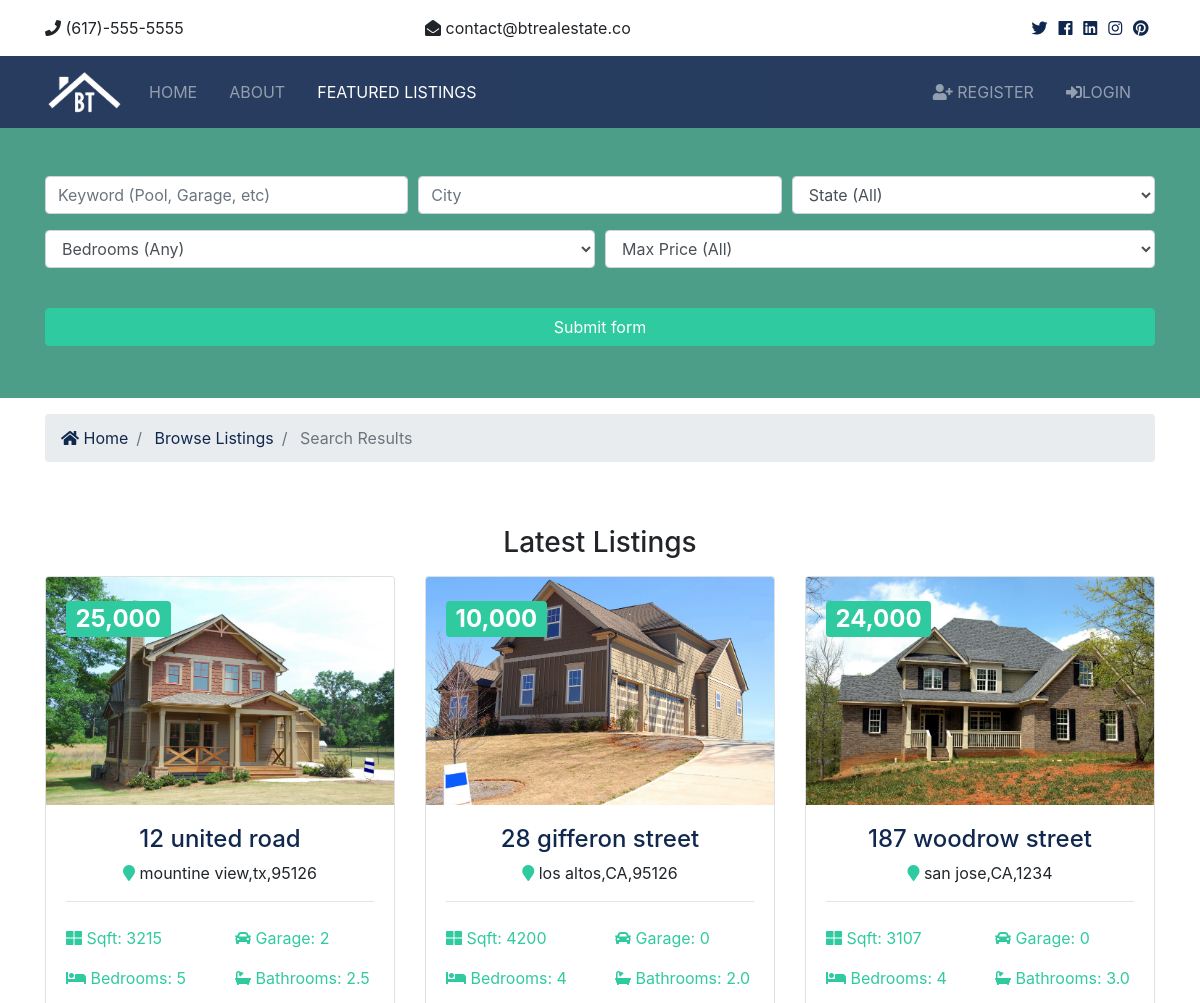
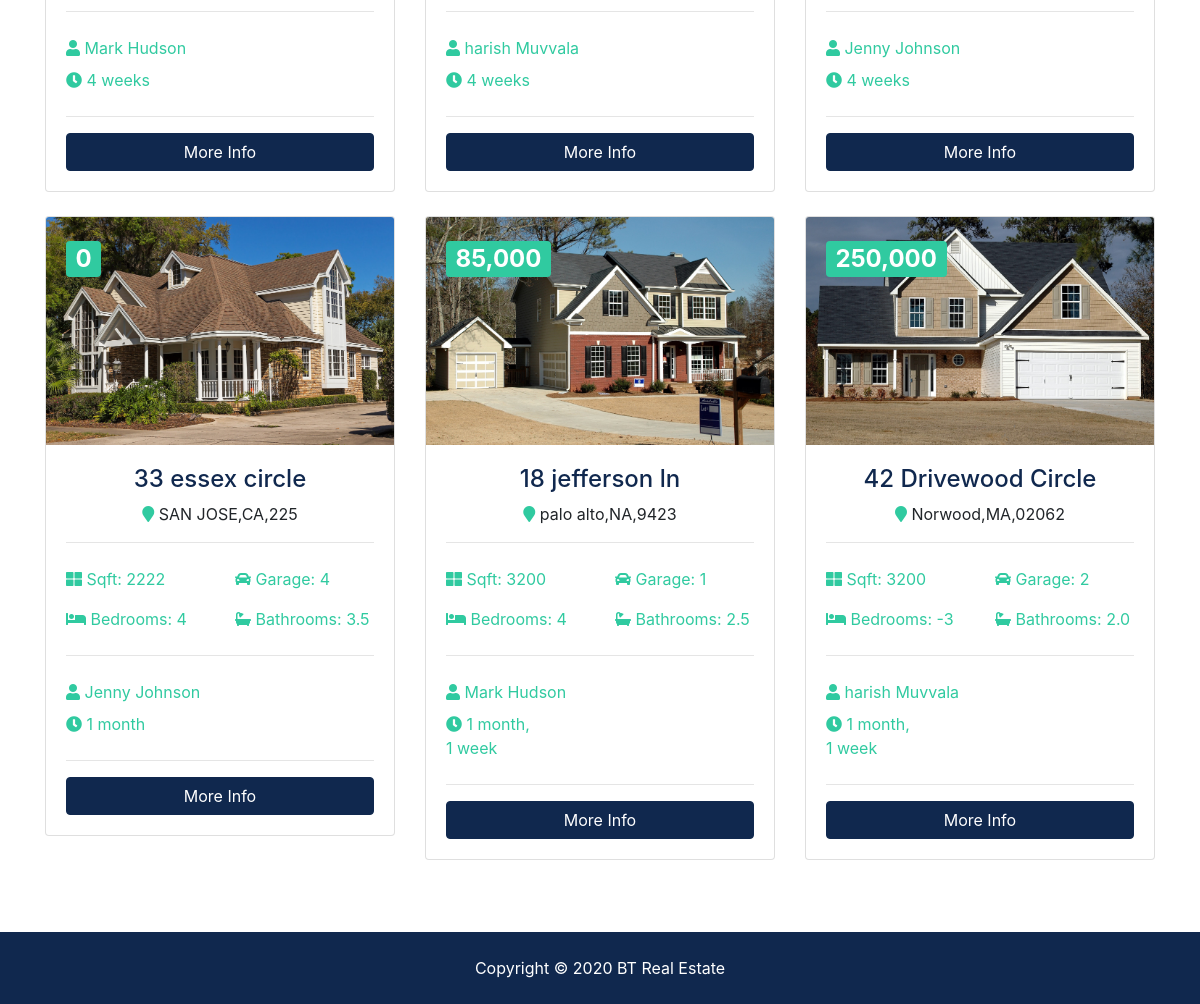
The page /listings/search/ on the database its author committed (2 pictures, top to bottom).
### listings/models.py (models this page shows, shortened)
class Listings(models.Model):
    realtor=models.ForeignKey(Realtor,on_delete=models.DO_NOTHING)
    title=models.CharField(max_length=200)
    city=models.CharField(max_length=100)
    state=models.CharField(max_length=50)
    zipcode=models.CharField(max_length=10)
    description=models.TextField()
    bedrooms=models.IntegerField()
    bathrooms=models.DecimalField(max_digits=2,decimal_places=1)
    garage=models.IntegerField(default=0)
    sqft=models.IntegerField()
    lot_size=models.DecimalField(max_digits=5,decimal_places=2)
    price=models.IntegerField(default=False)
    is_published=models.BooleanField(default=True)
    list_date=models.DateTimeField(default=datetime.now)
    photo_main=models.ImageField(upload_to='photos/%y/%m/%d')
    photo_1 = models.ImageField(upload_to='photos/%y/%m/%d',blank=True)
    photo_2 = models.ImageField(upload_to='photos/%y/%m/%d',blank=True)
    photo_3 = models.ImageField(upload_to='photos/%y/%m/%d',blank=True)
    photo_4 = models.ImageField(upload_to='photos/%y/%m/%d',blank=True)
    photo_5=models.ImageField(upload_to='photos/%y/%m/%d',blank=True)
    photo_6 = models.ImageField(upload_to='photos/%y/%m/%d',blank=True)

### realtors/models.py (models this page shows)
class Realtor(models.Model):
    name=models.CharField(max_length=200)
    photo=models.ImageField(upload_to='photos/%y/%m/%d')
    discription=models.TextField()
    email=models.EmailField()
    phone=models.CharField(max_length=15)
    is_mvp=models.BooleanField(default=False)
    hire_date=models.DateTimeField(default=datetime.now)
    def __str__(self):
        return self.name

### listings/views.py (the view)
# urls.py: path('search/',views.search,name='search')
def search(request):
    listings=Listings.objects.order_by('-list_date')
    if 'keywords' in request.GET:
            print(request.GET)
            keywords =request.GET['keywords']
            if keywords:
                listings=listings.filter(discription__icontains=keywords)
    if 'state' in request.GET:
            state =request.GET['state']
            if state:
                listings=listings.filter(state__iexact=state)
    if 'bedrooms' in request.GET:
            bedrooms =request.GET['bedrooms']
            if bedrooms:
                listings=listings.filter(bedrooms__iexact=bedrooms)
    if 'city' in request.GET:
            city =request.GET['city']
            if city:
                listings=listings.filter(city__iexact=city)
    if 'price' in request.GET:
            price =request.GET['price']
            print(type(price))
            if price:
                listings=listings.filter(price__lte=price)
    context = {"listings":listings,
               "state_choices": state_choices,
               "bedroom_choices": bedroom_choices,
               "price_choice": price_choice,
               "values":request.GET
               }
    return render(request,'listings/search.html',context)

### templates/listings/search.html (shortened to what this page needs)
{%extends 'pages/base.html'%}
{% load static %}
{%load humanize%}
{%block content%}
 <section id="showcase-inner" class="showcase-search text-white py-5">
    <div class="container">
      <div class="row text-center">
        <div class="col-md-12">
          <form action="{% url 'search' %}">
            <div class="form-row">
              <div class="col-md-4 mb-3">
                <input type="text" name="keywords" class="form-control" placeholder="Keyword (Pool, Garage, etc)">
              </div>
              <div class="col-md-4 mb-3">
                <input type="text" name="city" class="form-control" placeholder="City" value={{values.city}}>
              </div>
              <div class="col-md-4 mb-3">
                <select name="state" class="form-control">
                  <option selected="true" disabled="disabled" value={{values.state}}>State (All)</option>
                </select>
              </div>
            </div>
            <div class="form-row">
              <div class="col-md-6 mb-3">
                <select name="bedrooms" class="form-control">
                  <option selected="true" disabled="disabled">Bedrooms (Any)</option>
                </select>
                  </div>
                <div class="col-md-6 mb-3">
                <select name="price" class="form-control">
                  <option selected="true" disabled="disabled">Max Price (All)</option>
                </select>
              </div>
            </div>
            <button class="btn btn-secondary btn-block mt-4" type="submit">Submit form</button>
          </form>
        </div>
      </div>
    </div>
  </section>
  <section id="bc" class="mt-3">
    <div class="container">
      <nav aria-label="breadcrumb">
        <ol class="breadcrumb">
          <li class="breadcrumb-item">
            <a href="index.html">
              <i class="fas fa-home"></i> Home</a>
          </li>
          <li class="breadcrumb-item">
            <a href="{% url 'listings'%}">Browse Listings</a>
          </li>
          <li class="breadcrumb-item active"> Search Results</li>
        </ol>
      </nav>
    </div>
  </section>
<section id="listings" class="py-5">
    <div class="container">
      <h3 class="text-center mb-3">Latest Listings</h3>
      <div class="row">
{% for listing in listings %}
        <div class="col-md-6 col-lg-4 mb-4">
          <div class="card listing-preview">
            <img class="card-img-top" src={{listing.photo_main.url}} alt="">
            <div class="card-img-overlay">
              <h2>
                <span class="badge badge-secondary text-white">{{listing.price|intcomma}}</span>
              </h2>
            </div>
            <div class="card-body">
              <div class="listing-heading text-center">
                <h4 class="text-primary">{{listing.title}}</h4>
                <p>
                  <i class="fas fa-map-marker text-secondary"></i> {{listing.city}},{{listing.state}},{{listing.zipcode}}</p>
              </div>
              <hr>
              <div class="row py-2 text-secondary">
                <div class="col-6">
                  <i class="fas fa-th-large"></i> Sqft: {{listing.sqft}}</div>
                <div class="col-6">
                  <i class="fas fa-car"></i> Garage: {{listing.garage}}</div>
              </div>
              <div class="row py-2 text-secondary">
                <div class="col-6">
                  <i class="fas fa-bed"></i> Bedrooms: {{listing.bedrooms}}</div>
                <div class="col-6">
                  <i class="fas fa-bath"></i> Bathrooms: {{listing.bathrooms}}</div>
              </div>
              <hr>
              <div class="row py-2 text-secondary">
                <div class="col-6">
                  <i class="fas fa-user"></i> {{listing.realtor}}</div>
              </div>
              <div class="row text-secondary pb-2">
                <div class="col-6">
                  <i class="fas fa-clock"></i> {{listing.list_date|timesince}}</div>
              </div>
              <hr>
              <a href="listings/{{listing.id}} "class="btn btn-primary btn-block">More Info</a>
            </div>
          </div>
        </div>
        {% endfor%}
          </div>
    </div>
  </section>
{%endblock%}

### st/static/css/all.css (style rules this page uses)
.fa, .fas, .far, .fal, .fab { -moz-osx-font-smoothing: grayscale; -webkit-font-smoothing: antialiased; display: inline-block; font-style: normal; font-variant: normal; text-rendering: auto; line-height: 1; }
.fa-bath:before { content: "\f2cd"; }
.fa-bed:before { content: "\f236"; }
.fa-car:before { content: "\f1b9"; }
.fa-clock:before { content: "\f017"; }
.fa-home:before { content: "\f015"; }
.fa-map-marker:before { content: "\f041"; }
.fa-th-large:before { content: "\f009"; }
.fa-user:before { content: "\f007"; }
.fa, .fas { font-family: 'Font Awesome 5 Free'; font-weight: 900; }

### st/static/css/style.css (style rules this page uses)
.btn-secondary { color: #fff !important; }
img { width: 100%; }
#showcase-inner { background: url(../img/building.jpg) no-repeat top center fixed/cover; position: relative; overflow: hidden; min-height: 200px; }
#showcase-inner::before { content: ''; position: absolute; top: 0; left: 0; min-height: 100%; width: 100%; background: rgba(32, 134, 107, 0.8); }
#showcase-inner.showcase-search { min-height: 270px; }
.listing-preview a { position: relative; }

### rows shown on the page
Listings: photo_main (picture), price "25,000", title "12 united road", city "mountine view", state "tx", zipcode "95126", sqft "3215", garage "2", bedrooms "5", bathrooms "2.5", realtor "Mark Hudson", list_date "4 weeks"
Listings: photo_main (picture), price "10,000", title "28 gifferon street", city "los altos", state "CA", zipcode "95126", sqft "4200", garage "0", bedrooms "4", bathrooms "2.0", realtor "harish Muvvala", list_date "4 weeks"
Listings: photo_main (picture), price "24,000", title "187 woodrow street", city "san jose", state "CA", zipcode "1234", sqft "3107", garage "0", bedrooms "4", bathrooms "3.0", realtor "Jenny Johnson", list_date "4 weeks"
Listings: photo_main (picture), price "0", title "33 essex circle", city "SAN JOSE", state "CA", zipcode "225", sqft "2222", garage "4", bedrooms "4", bathrooms "3.5", realtor "Jenny Johnson", list_date "1 month"
Listings: photo_main (picture), price "85,000", title "18 jefferson ln", city "palo alto", state "NA", zipcode "9423", sqft "3200", garage "1", bedrooms "4", bathrooms "2.5", realtor "Mark Hudson", list_date "1 month, 1 week"
Listings: photo_main (picture), price "250,000", title "42 Drivewood Circle", city "Norwood", state "MA", zipcode "02062", sqft "3200", garage "2", bedrooms "-3", bathrooms "2.0", realtor "harish Muvvala", list_date "1 month, 1 week"
